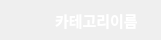
<?xml version="1.0" encoding="UTF-8"?>
<ui version="4.0">
 <class>Form</class>
 <widget class="QWidget" name="Form">
  <property name="geometry">
   <rect>
    <x>0</x>
    <y>0</y>
    <width>161</width>
    <height>40</height>
   </rect>
  </property>
  <property name="windowTitle">
   <string>Form</string>
  </property>
  <layout class="QHBoxLayout" name="horizontalLayout_2">
   <property name="spacing">
    <number>0</number>
   </property>
   <property name="leftMargin">
    <number>0</number>
   </property>
   <property name="topMargin">
    <number>0</number>
   </property>
   <property name="rightMargin">
    <number>0</number>
   </property>
   <property name="bottomMargin">
    <number>0</number>
   </property>
   <item>
    <widget class="QFrame" name="frame">
     <property name="frameShape">
      <enum>QFrame::NoFrame</enum>
     </property>
     <property name="frameShadow">
      <enum>QFrame::Raised</enum>
     </property>
     <layout class="QHBoxLayout" name="horizontalLayout_3">
      <property name="spacing">
       <number>0</number>
      </property>
      <property name="leftMargin">
       <number>0</number>
      </property>
      <property name="topMargin">
       <number>0</number>
      </property>
      <property name="rightMargin">
       <number>0</number>
      </property>
      <property name="bottomMargin">
       <number>0</number>
      </property>
      <item>
       <layout class="QHBoxLayout" name="horizontalLayout">
        <item>
         <spacer name="horizontalSpacer">
          <property name="orientation">
           <enum>Qt::Horizontal</enum>
          </property>
          <property name="sizeType">
           <enum>QSizePolicy::Fixed</enum>
          </property>
          <property name="sizeHint" stdset="0">
           <size>
            <width>20</width>
            <height>20</height>
           </size>
          </property>
         </spacer>
        </item>
        <item>
         <widget class="QLabel" name="img_lab">
          <property name="minimumSize">
           <size>
            <width>25</width>
            <height>25</height>
           </size>
          </property>
          <property name="maximumSize">
           <size>
            <width>25</width>
            <height>25</height>
           </size>
          </property>
          <property name="text">
           <string/>
          </property>
          <property name="pixmap">
           <pixmap>../img/ui_img/home.png</pixmap>
          </property>
          <property name="scaledContents">
           <bool>true</bool>
          </property>
         </widget>
        </item>
        <item>
         <spacer name="horizontalSpacer_2">
          <property name="orientation">
           <enum>Qt::Horizontal</enum>
          </property>
          <property name="sizeType">
           <enum>QSizePolicy::Fixed</enum>
          </property>
          <property name="sizeHint" stdset="0">
           <size>
            <width>10</width>
            <height>20</height>
           </size>
          </property>
         </spacer>
        </item>
        <item>
         <widget class="QLabel" name="name_lab">
          <property name="font">
           <font>
            <family>나눔스퀘어 네오 Bold</family>
            <pointsize>11</pointsize>
            <weight>75</weight>
            <bold>true</bold>
           </font>
          </property>
          <property name="styleSheet">
           <string notr="true">color: rgb(255, 255, 255);</string>
          </property>
          <property name="text">
           <string>카테고리이름</string>
          </property>
         </widget>
        </item>
       </layout>
      </item>
     </layout>
    </widget>
   </item>
  </layout>
 </widget>
 <resources/>
 <connections/>
</ui>
